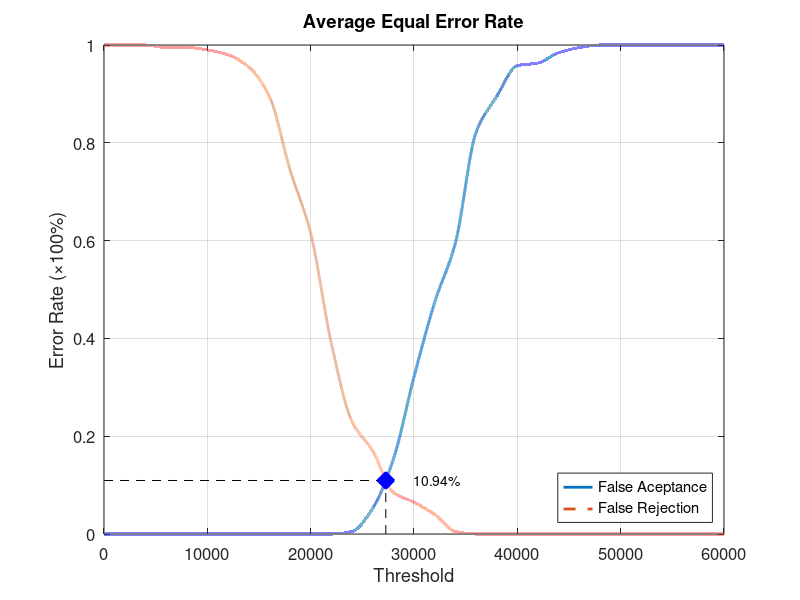
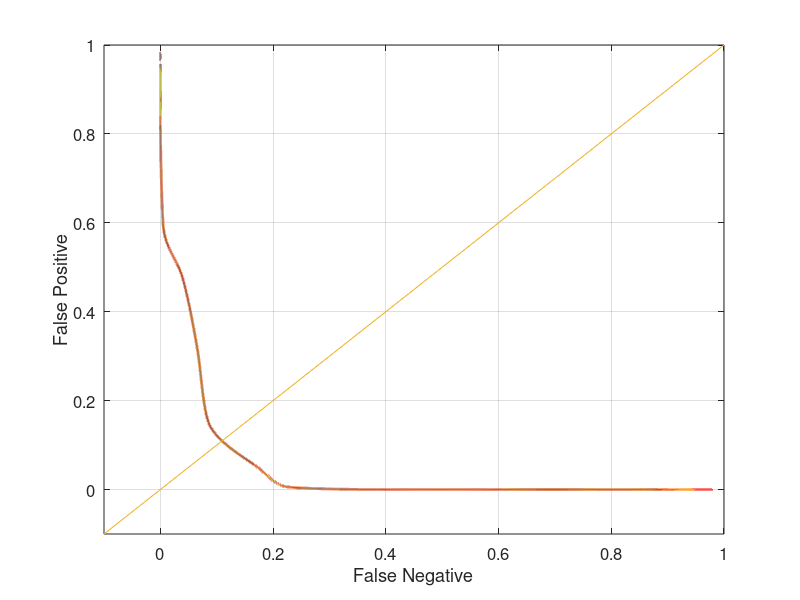

MATLAB code to generate these figures, in order:
function yEER = Database3_4
close all;
clear;
clc;
x = 0:2000:60000;
xq = 0:0.5:60000;

y0 = [0 0 0 0 0 0 0 0 0 0 0 0 0.00526316 0.0526316 0.152632 0.321053 0.473684 0.594737 0.821053 0.894737 0.957895 0.963158 0.984211 0.994737 1 1 1 1 1 1 1];
yy0 = interp1(x, y0, xq, 'pchip');
y1 = [1 1 1 0.995 0.995 0.99 0.98 0.955 0.895 0.745 0.615 0.39 0.23 0.17 0.085 0.065 0.04 0.005 0 0 0 0 0 0 0 0 0 0 0 0 0];
yy1 = interp1(x, y1, xq, 'pchip');

% Calculating EER: 
y2 = abs(y0 - y1);
find(y2 == min(y2))
yy2 = abs(yy0 - yy1);
xEER = find(yy2 == min(yy2));
xEERIndex = xq(xEER) % X-axis EER
yEER = yy0(xEER) % Y-axis EER

main = figure
plot(xq, yy0,'-','LineWidth', 2);	hold on
plot(xq, yy1,'--','LineWidth', 2);	hold on
plot([xEERIndex xEERIndex], [0 yEER], 'k--');	hold on
plot([0 xEERIndex], [yEER yEER], 'k--');	hold on
plot(xEERIndex, yEER, 'bx', 'LineWidth', 10);	hold on
text(xEERIndex + 10 * xEERIndex / 100, yEER, [num2str(round((10000 * yEER)) / 100) '%'])
legend('False Aceptance', 'False Rejection', 'Location', 'SouthEast')
xlabel('Threshold')
ylabel('Error Rate (\times100%)')
title('Average Equal Error Rate')
set(gca, 'FontSize', 12)
axis([0 60000 0 1])
grid on

print(main, 'Database3_4Main', '-dpng');
FNRxFPR = figure('Color', [1 1 1]);
plot(yy1, yy0, '-', yy1, yy0, 'LineWidth', 2);
hold on
y = -0.1:0.1:1
plot(y, y); 
set(gca, 'FontSize', 12)
xlabel('False Negative')
ylabel('False Positive')
axis([-0.1 1 -0.1 1])
set(gca, 'FontSize', 12)
grid on

print(FNRxFPR, 'Database3_4FNRxFPR','-dpng');
end
